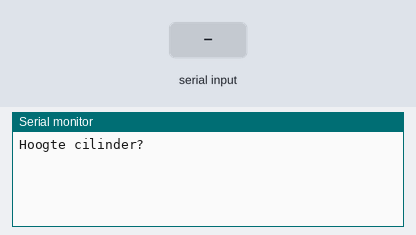
This sketch was run on a simulated Arduino Uno, built with avr-gcc and run on an emulated ATmega328P. On the bench: the last lines printed to the serial monitor. The test bench sets the inputs (shaded band).

Above: at 1.2 s.
1.3 s: "90,45\n" received over Serial
At 2.61 s:
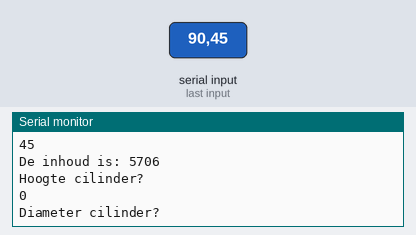
2.8 s: "30,150\n" received over Serial
At 4.8 s:
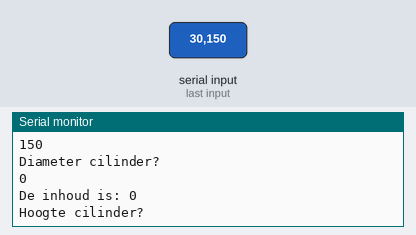
Timing chart, 0 to 6.3 s (numbered marks = the images above; inputs shaded):
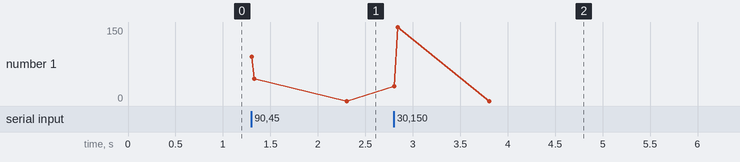

Measured:
- after the input at 1.3 s, the serial monitor: prints a new line at once (image 1)
- after the input at 2.8 s, the serial monitor: prints a new line at once (image 2)

The sketch:

12okt_serial.ino
```cpp
float pi = 3.14;
int diameter;
int height;

void setup()
{
  Serial.begin(9600);
}

void loop()
{
  Serial.println("Hoogte cilinder?");
  while(Serial.available() == 0) {}
  height = Serial.parseInt();
  Serial.println(height);
  Serial.println("Diameter cilinder?");
  while(Serial.available() == 0) {}
  diameter = Serial.parseInt();
  Serial.println(diameter);
  calculateVolume(diameter, height);
}

void calculateVolume(int diameter, int height)
{
  int volume = pi * (diameter / 2) * (diameter / 2) * height;
  Serial.println("De inhoud is: " + String(volume));
}
```
